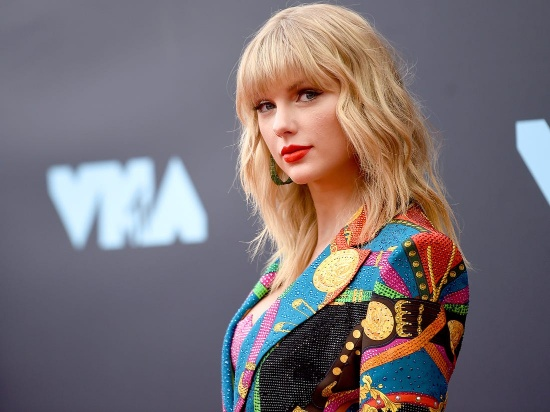
#> input picture books/practical-python-and-opencv/images/taylor-swift.jpg, 550 x 412 px
$ python otsu_and_riddler.py --image images/taylor-swift.jpg   (older library calls are emulated)
#> lines starting #> are read from the running program, lines starting #| are printed output that depends on the picture
import numpy as np
import argparse
import mahotas
import cv2

ap = argparse.ArgumentParser()
ap.add_argument('-i', '--image', required=True, help='Path to the image')
args = vars(ap.parse_args())

image = cv2.imread(args['image'])
#> image is the input picture: shape (412, 550, 3); mean B, G, R 116.2, 112.1, 122
image = cv2.cvtColor(image, cv2.COLOR_BGR2GRAY)
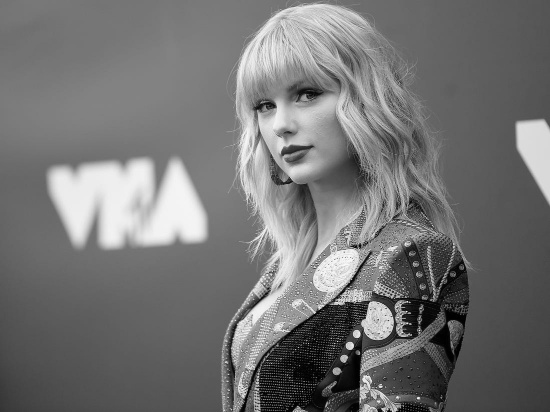
#> image: shape (412, 550); min 0, max 250, mean 115.5
blurred = cv2.GaussianBlur(image, (5, 5), 0)
cv2.imshow('Image', image)

T = mahotas.thresholding.otsu(blurred)
#> T = 143
print("Otsu's threshold: {}".format(T))
#| Otsu's threshold: 143
thresh = blurred.copy()
thresh[thresh > T] = 255
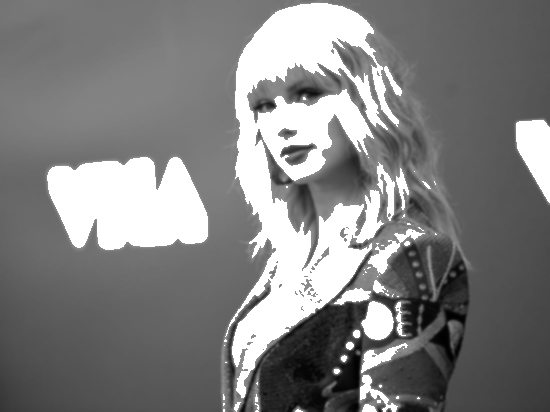
#> thresh: shape (412, 550); min 1, max 255, mean 128.3
thresh[thresh < T] = 0
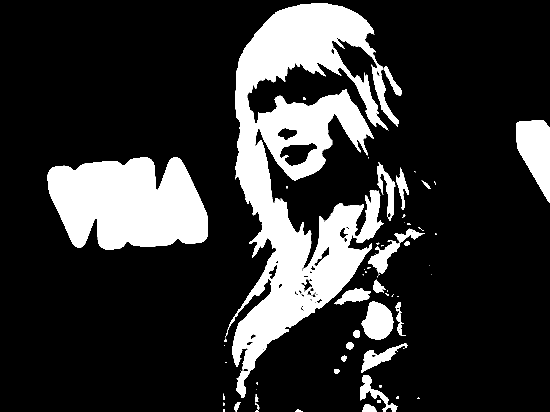
#> thresh: shape (412, 550); min 0, max 255, mean 51.1
thresh = cv2.bitwise_not(thresh)
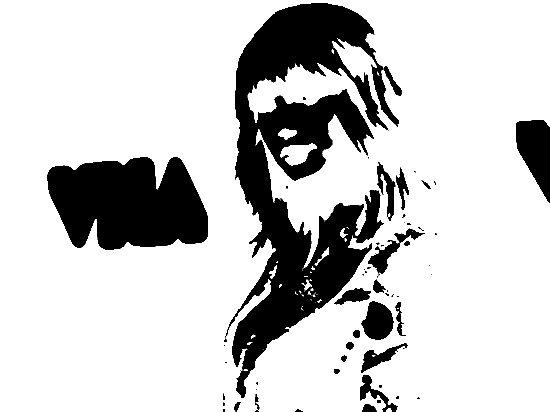
#> thresh: shape (412, 550); min 0, max 255, mean 203.9
cv2.imshow('Otsu', thresh)

#> (the run stopped early here; a loop or call above may not have finished)
